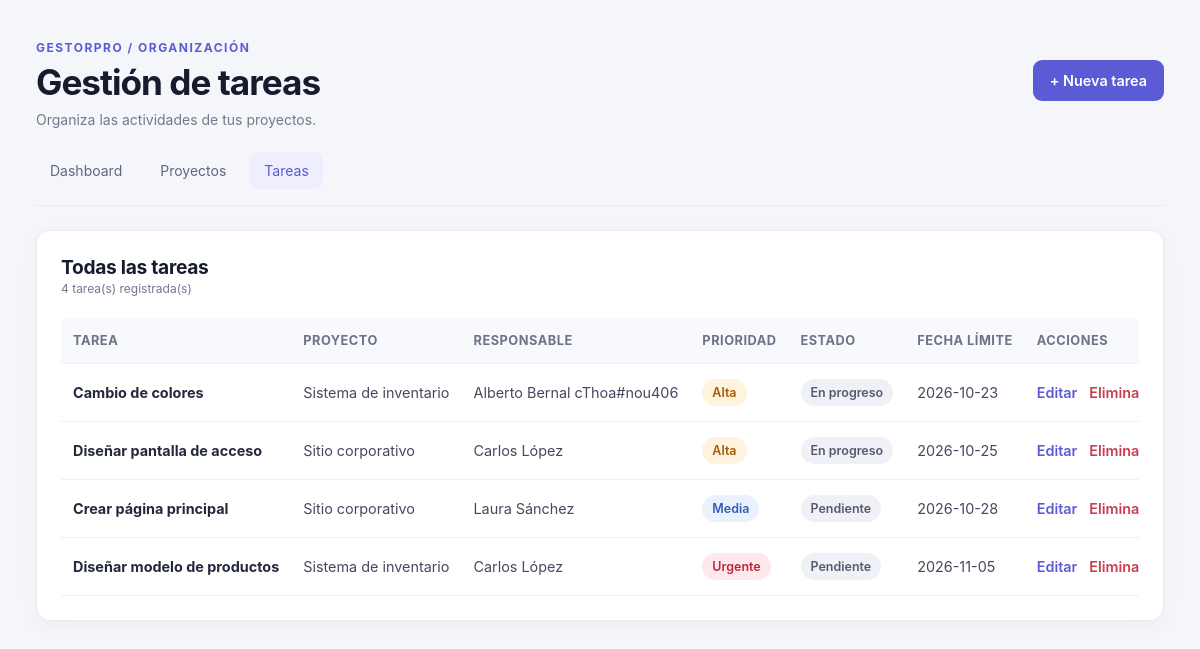
Screenshot of /tasks.php (signed in) with the database file from the repository.
### tables this page shows
CREATE TABLE `tasks` (
  `id` int UNSIGNED NOT NULL,
  `project_id` int UNSIGNED NOT NULL,
  `assigned_to` int UNSIGNED DEFAULT NULL,
  `title` varchar(180) NOT NULL,
  `description` text,
  `status` enum('pending','in_progress','completed','cancelled') NOT NULL DEFAULT 'pending',
  `priority` enum('low','medium','high','urgent') NOT NULL DEFAULT 'medium',
  `due_date` date DEFAULT NULL,
  `created_at` timestamp NOT NULL DEFAULT CURRENT_TIMESTAMP,
  `updated_at` timestamp NOT NULL DEFAULT CURRENT_TIMESTAMP ON UPDATE CURRENT_TIMESTAMP
);

CREATE TABLE `projects` (
  `id` int UNSIGNED NOT NULL,
  `owner_id` int UNSIGNED NOT NULL,
  `name` varchar(150) NOT NULL,
  `description` text,
  `status` enum('planning','active','on_hold','completed','archived') NOT NULL DEFAULT 'planning',
  `start_date` date DEFAULT NULL,
  `due_date` date DEFAULT NULL,
  `created_at` timestamp NOT NULL DEFAULT CURRENT_TIMESTAMP,
  `updated_at` timestamp NOT NULL DEFAULT CURRENT_TIMESTAMP ON UPDATE CURRENT_TIMESTAMP
);

CREATE TABLE `users` (
  `id` int UNSIGNED NOT NULL,
  `name` varchar(100) NOT NULL,
  `email` varchar(150) NOT NULL,
  `password` varchar(255) NOT NULL,
  `role` enum('admin','member') NOT NULL DEFAULT 'member',
  `is_active` tinyint(1) NOT NULL DEFAULT '1',
  `created_at` timestamp NOT NULL DEFAULT CURRENT_TIMESTAMP,
  `updated_at` timestamp NOT NULL DEFAULT CURRENT_TIMESTAMP ON UPDATE CURRENT_TIMESTAMP
);

### config/functions.php (called while the page is built, shortened)
<?php
function e(?string $value): string
{
    return htmlspecialchars(
        $value ?? '',
        ENT_QUOTES | ENT_SUBSTITUTE,
        'UTF-8'
    );
}

### tasks.php (the view, shortened to what this page needs)
<?php
require_once __DIR__ . '/config/functions.php';
require_once __DIR__ . '/config/database.php';
$currentUserId = requireLogin();
$statusLabels = [
    'pending' => 'Pendiente',
    'in_progress' => 'En progreso',
    'completed' => 'Completada',
    'cancelled' => 'Cancelada',
];
$priorityLabels = [
    'low' => 'Baja',
    'medium' => 'Media',
    'high' => 'Alta',
    'urgent' => 'Urgente',
];
$sql = "
    SELECT
        t.id,
        t.title,
        t.status,
        t.priority,
        t.due_date,
        p.name AS project_name,
        u.name AS assigned_name
    FROM tasks t
    INNER JOIN projects p ON p.id = t.project_id
    LEFT JOIN users u ON u.id = t.assigned_to
    WHERE p.owner_id = :owner_id
    ORDER BY
        CASE t.status
            WHEN 'in_progress' THEN 1
            WHEN 'pending' THEN 2
            WHEN 'completed' THEN 3
            WHEN 'cancelled' THEN 4
            ELSE 5
        END,
        t.due_date IS NULL,
        t.due_date ASC,
        t.id DESC
";
$stmt = $pdo->prepare($sql);
$stmt->execute(['owner_id' => $currentUserId]);
$tasks = $stmt->fetchAll();
?>
<!DOCTYPE html>
<html lang="es">
<head>
    <link rel="stylesheet" href="assets/css/style.css">
</head>
<body>
<main class="page-container">
    <header class="page-header">
        <div>
            <p class="eyebrow">GESTORPRO / ORGANIZACIÓN</p>
            <h1>Gestión de tareas</h1>
            <p>Organiza las actividades de tus proyectos.</p>
        </div>
        <a class="button-primary" href="task_form.php">
            + Nueva tarea
        </a>
    </header>
    <nav class="page-navigation">
        <a href="index.php">Dashboard</a>
        <a href="projects.php">Proyectos</a>
        <a href="tasks.php" aria-current="page">Tareas</a>
    </nav>
    <section class="panel">
        <div class="panel-heading">
            <div>
                <h2>Todas las tareas</h2>
                <p><?= count($tasks) ?> tarea(s) registrada(s)</p>
            </div>
        </div>
        <?php if (!$tasks): ?>
            <div class="empty-state">
                <h3>Aún no hay tareas</h3>
                <p>Crea tu primera tarea para comenzar a organizar el trabajo.</p>
                <a class="button-primary" href="task_form.php">
                    Crear tarea
                </a>
            </div>
        <?php else: ?>
            <div class="table-wrapper">
                <table class="data-table">
                    <thead>
                        <tr>
                            <th>Tarea</th>
                            <th>Proyecto</th>
                            <th>Responsable</th>
                            <th>Prioridad</th>
                            <th>Estado</th>
                            <th>Fecha límite</th>
                            <th>Acciones</th>
                        </tr>
                    </thead>
                    <tbody>
                    <?php foreach ($tasks as $task): ?>
                        <tr>
                            <td>
                                <strong><?= e($task['title']) ?></strong>
                            </td>
                            <td><?= e($task['project_name']) ?></td>
                            <td>
                                <?= e($task['assigned_name'] ?? 'Sin asignar') ?>
                            </td>
                            <td>
                                <span class="priority-badge priority-<?= e($task['priority']) ?>">
                                    <?= e($priorityLabels[$task['priority']] ?? $task['priority']) ?>
                                </span>
                            </td>
                            <td>
                                <span class="status-badge">
                                    <?= e($statusLabels[$task['status']] ?? $task['status']) ?>
                                </span>
                            </td>
                            <td>
                                <?= e($task['due_date'] ?? 'Sin fecha') ?>
                            </td>
                            <td>
                                <div class="table-actions">
                                    <a href="task_form.php?id=<?= (int) $task['id'] ?>">
                                        Editar
                                    </a>
                                    <a class="text-danger"
                                       href="task_delete.php?id=<?= (int) $task['id'] ?>">
                                        Eliminar
                                    </a>
                                </div>
                            </td>
                        </tr>
                    <?php endforeach; ?>
                    </tbody>
                </table>
            </div>
        <?php endif; ?>
    </section>
</main>
</body>
</html>

### assets/css/style.css (style rules this page uses)
:root { --primary: #5b5bd6; --primary-dark: #4848bd; --background: #f5f6fa; --surface: #ffffff; --sidebar: #171b2e; --text: #252940; --muted: #858ba1; --border: #e8eaf1; --green: #16875c; --orange: #bd7417; --red: #c44653; --radius: 14px; --shadow: 0 4px 20px rgb(25 32 65 / 4%); }
* { box-sizing: border-box; }
html { scroll-behavior: smooth; }
body { margin: 0; font-family: Inter, "Segoe UI", Arial, sans-serif; color: var(--text); background: var(--background); font-size: 14px; }
button, a { -webkit-tap-highlight-color: transparent; }
a { color: inherit; text-decoration: none; }
.nav-label, .eyebrow { font-size: 10px; font-weight: 750; letter-spacing: 1.3px; }
.page-heading, .panel-heading, .stat-top, .progress-label { display: flex; align-items: center; justify-content: space-between; gap: 16px; }
.eyebrow { margin: 0 0 9px; color: var(--primary); }
h1, h2, h3, p { margin-top: 0; }
h1 { margin-bottom: 9px; font-size: clamp(24px, 3vw, 29px); letter-spacing: -1px; }
.subtitle, .panel-heading p, .project-card > p { margin-bottom: 0; color: var(--muted); line-height: 1.6; }
.button-primary { background: var(--primary); color: #fff; }
.stat-card, .panel { background: var(--surface); border: 1px solid var(--border); border-radius: var(--radius); box-shadow: var(--shadow); }
.panel { padding: 24px; margin-bottom: 24px; }
.panel-heading { margin-bottom: 23px; }
.panel-heading h2 { margin-bottom: 7px; font-size: 17px; letter-spacing: -0.3px; }
.panel-heading p { font-size: 12px; }
.table-wrapper { overflow-x: auto; }
table { width: 100%; border-collapse: collapse; text-align: left; }
th { padding: 13px 12px; background: #f8f9fc; color: var(--muted); font-size: 10px; font-weight: 700; text-transform: uppercase; letter-spacing: 0.5px; }
td { padding: 17px 12px; border-bottom: 1px solid #f0f1f6; font-size: 12px; white-space: nowrap; }
.page-container { width: min(1400px, 94%); margin: 0 auto; padding: 32px 0; }
.page-header { display: flex; justify-content: space-between; align-items: center; gap: 20px; margin-bottom: 24px; }
.page-header h1 { margin: 6px 0; color: #171b2e; font-size: clamp(1.7rem, 3vw, 2.2rem); }
.page-header p { color: #73788c; margin: 8px 0 0; }
.eyebrow { color: #5b5bd6 !important; font-size: 0.75rem; font-weight: 700; letter-spacing: 1.5px; }
.page-navigation { display: flex; flex-wrap: wrap; gap: 10px; margin-bottom: 24px; padding-bottom: 16px; border-bottom: 1px solid #e7e9f1; }
.page-navigation a { color: #62677c; text-decoration: none; padding: 10px 14px; border-radius: 8px; }
.page-navigation a:hover, .page-navigation a[aria-current="page"] { color: #5b5bd6; background: #eeeeff; }
.panel { background: #ffffff; padding: 24px; border: 1px solid #e9eaf2; border-radius: 14px; box-shadow: 0 5px 20px rgb(23 27 46 / 4%); }
.panel-heading { display: flex; align-items: center; justify-content: space-between; gap: 16px; margin-bottom: 20px; }
.panel-heading h2 { margin: 0; color: #171b2e; font-size: 1.2rem; }
.panel-heading p { color: #73788c; margin-bottom: 0; }
.table-wrapper { width: 100%; overflow-x: auto; }
.data-table { width: 100%; border-collapse: collapse; text-align: left; }
.data-table th, .data-table td { padding: 15px 12px; border-bottom: 1px solid #eef0f5; white-space: nowrap; }
.data-table th { background: #f8f9fc; color: #6d7286; font-size: 0.8rem; font-weight: 700; }
.data-table td { color: #44495e; font-size: 0.9rem; }
.data-table td strong { color: #24283d; }
.table-actions { display: flex; gap: 12px; }
.table-actions a { color: #5b5bd6; text-decoration: none; font-weight: 600; }
.text-danger { color: #c83d51 !important; }
.status-badge, .priority-badge { display: inline-block; padding: 6px 10px; border-radius: 20px; background: #f0f1f6; color: #555a6e; font-size: 0.78rem; font-weight: 600; }
.priority-medium { background: #eaf1ff; color: #315fbb; }
.priority-high { background: #fff2df; color: #a35d00; }
.priority-urgent { background: #ffe8eb; color: #bd263d; }
.button-primary, .button-secondary, .button-danger { display: inline-flex; justify-content: center; align-items: center; gap: 8px; padding: 11px 16px; border: 1px solid transparent; border-radius: 9px; font: inherit; font-size: 0.9rem; font-weight: 600; text-decoration: none; cursor: pointer; transition: background 0.2s ease, transform 0.2s ease; }
.button-primary { background: #5b5bd6; color: #ffffff; }

### rows the page displays
tasks: title "Cambio de colores", project.name "Sistema de inventario", assigned_to.name "Alberto Bernal cThoa#nou406", priority "Alta", status "En progreso", due_date "2026-10-23"
tasks: title "Diseñar pantalla de acceso", project.name "Sitio corporativo", assigned_to.name "Carlos López", priority "Alta", status "En progreso", due_date "2026-10-25"
tasks: title "Crear página principal", project.name "Sitio corporativo", assigned_to.name "Laura Sánchez", priority "Media", status "Pendiente", due_date "2026-10-28"
tasks: title "Diseñar modelo de productos", project.name "Sistema de inventario", assigned_to.name "Carlos López", priority "Urgente", status "Pendiente", due_date "2026-11-05"

### other values shown
count($tasks) "4"
